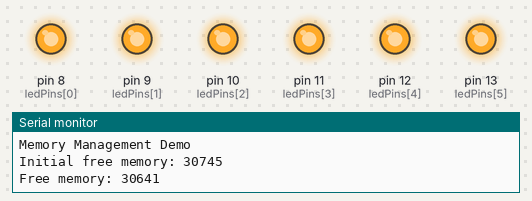
The sketch below on a simulated Arduino Uno, built with avr-gcc and run on an emulated ATmega328P. Parts: output pins drawn as LEDs (lit = HIGH), the last lines printed to the serial monitor.

Above: at 1.0 s.
At 4.7 s:
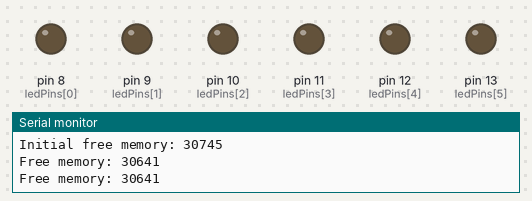
Timing chart, 0 to 5.8 s (numbered marks = the images above):
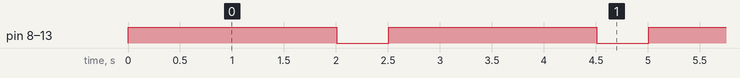

Measured:
- by itself, pin 8 (ledPins[0]), pin 9 (ledPins[1]), pin 10 (ledPins[2]), pin 11 (ledPins[3]), pin 12 (ledPins[4]), pin 13 (ledPins[5]): alternates HIGH for 2.0 s and LOW for 0.50 s

The sketch:

MemoryExample.ino
```cpp
/*
  Arduino Memory Management Exploration
  LEDs D8-D13 visualize memory usage
  - D8: Static allocation
  - D9: Dynamic allocation
  - D10: Fragmentation warning
  - D11: Stack growth
  - D12: Heap growth
  - D13: Free memory monitor
*/

#include <Arduino.h>

#define NUM_LEDS 6
const int ledPins[NUM_LEDS] = {8, 9, 10, 11, 12, 13};

// Simulate static allocation
char staticBuffer[50];

// Simulate dynamic allocation
char* dynamicBuffer = nullptr;

// Function to estimate free SRAM (rough method)
extern int __heap_start, *__brkval;
int freeMemory() {
  int v;
  return (int) &v - (__brkval == 0 ? (int) &__heap_start : (int) __brkval);
}

// Helper: light LEDs based on percentage
void showMemoryLEDs(int percent) {
  int ledsToLight = (percent * NUM_LEDS) / 100;
  for (int i = 0; i < NUM_LEDS; i++) {
    digitalWrite(ledPins[i], i < ledsToLight ? HIGH : LOW);
  }
}

void setup() {
  Serial.begin(9600);
  for (int i = 0; i < NUM_LEDS; i++) pinMode(ledPins[i], OUTPUT);

  Serial.println("Memory Management Demo");
  Serial.print("Initial free memory: ");
  Serial.println(freeMemory());
}

void loop() {
  // Static allocation usage
  memset(staticBuffer, 1, sizeof(staticBuffer));
  digitalWrite(8, HIGH);  // D8 for static allocation

  // Dynamic allocation usage
  if (dynamicBuffer != nullptr) free(dynamicBuffer); // free previous allocation
  dynamicBuffer = (char*)malloc(100);  // try allocating 100 bytes
  if (dynamicBuffer != nullptr) {
    memset(dynamicBuffer, 2, 100);
    digitalWrite(9, HIGH);  // D9 for dynamic allocation
  } else {
    digitalWrite(10, HIGH); // D10 for allocation failure / fragmentation
  }

  // Stack simulation
  int stackArray[20];
  for (int i = 0; i < 20; i++) stackArray[i] = i;
  digitalWrite(11, HIGH); // D11 for stack usage

  // Heap check
  digitalWrite(12, HIGH); // D12 for heap usage

  // Free memory monitoring
  int freeMem = freeMemory();
  Serial.print("Free memory: ");
  Serial.println(freeMem);

  // Light LEDs based on % of used memory
  int usedPercent = 100 - (freeMem * 100 / 2048); // UNO ~2KB SRAM
  showMemoryLEDs(usedPercent);

  delay(2000);

  // Reset LEDs
  for (int i = 0; i < NUM_LEDS; i++) digitalWrite(ledPins[i], LOW);
  delay(500);
}
```
